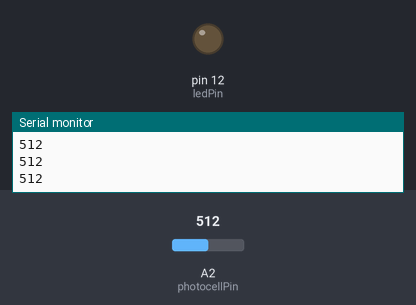
A sketch run on a simulated Arduino Uno, built with avr-gcc and run on an emulated ATmega328P. Parts: output pins drawn as LEDs (lit = HIGH), the last lines printed to the serial monitor. Inputs (shaded band) come from the test bench; at power-on: A2 (photocellPin) = 512.

Above: at 1.2 s.
1.3 s: A2 (photocellPin) set to 218
2.8 s: A2 (photocellPin) set to 191
At 3.6 s:
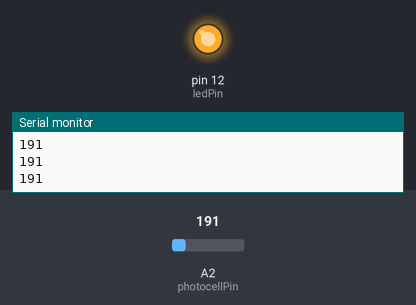
4.3 s: A2 (photocellPin) set to 210
At 4.9 s:
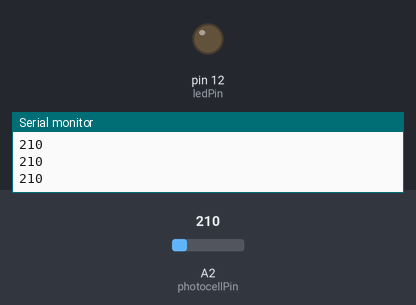
5.8 s: A2 (photocellPin) set to 190
At 6.2 s:
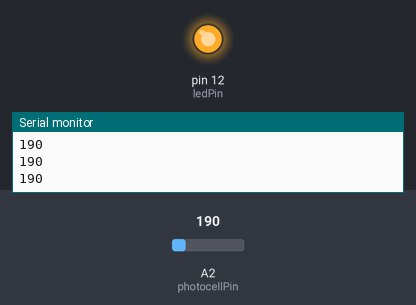
Timing chart, 0 to 8.3 s (numbered marks = the images above; inputs shaded):
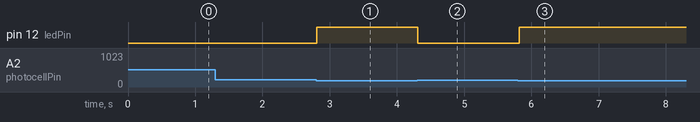

Measured:
- the behaviour switches between 200 and 199 on A2 (photocellPin) (found by bisection; images 0 and 1)
- after the input at 2.8 s, pin 12 (ledPin): LOW → HIGH at once
- after the input at 4.3 s, pin 12 (ledPin): HIGH → LOW at once
- after the input at 5.8 s, pin 12 (ledPin): LOW → HIGH at once

The sketch:

photosensitive.ino
```cpp
// (licence header left out)
int photocellPin = 2; // photocell to anallog pin 2
int photocellVal = 0; // photocell variable
int minLight = 200;
int ledPin = 12;
int ledState = 0;

void setup()
{
  pinMode(ledPin, OUTPUT);
  Serial.begin(9600);
}

void loop()
{
  photocellVal = analogRead(photocellPin);
  Serial.println(photocellVal);

  if (photocellVal < minLight && ledState == 0)
  {
    digitalWrite(ledPin, HIGH); // turn on LED
    ledState = 1;
  }

  if (photocellVal > minLight && ledState == 1)
  {
    digitalWrite(ledPin, LOW); // turn off LED
    ledState = 0;
  }
  delay(100);
}
```
